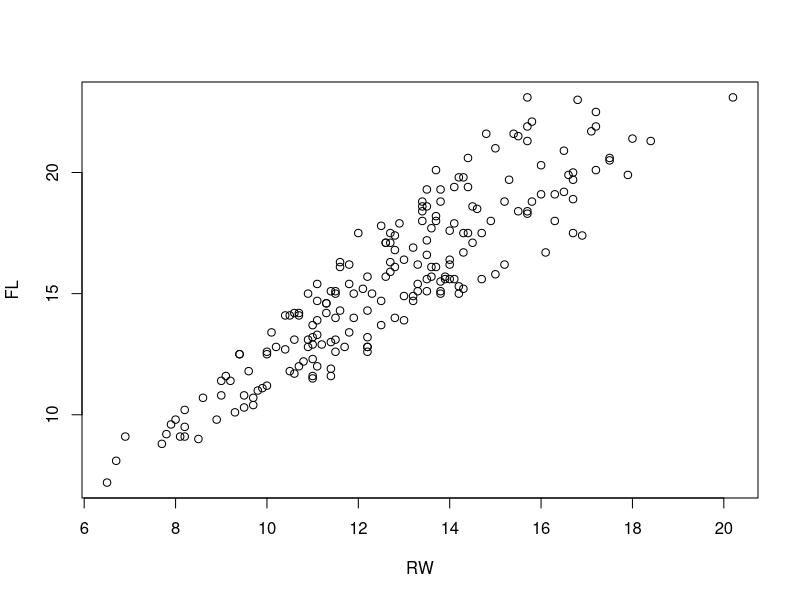
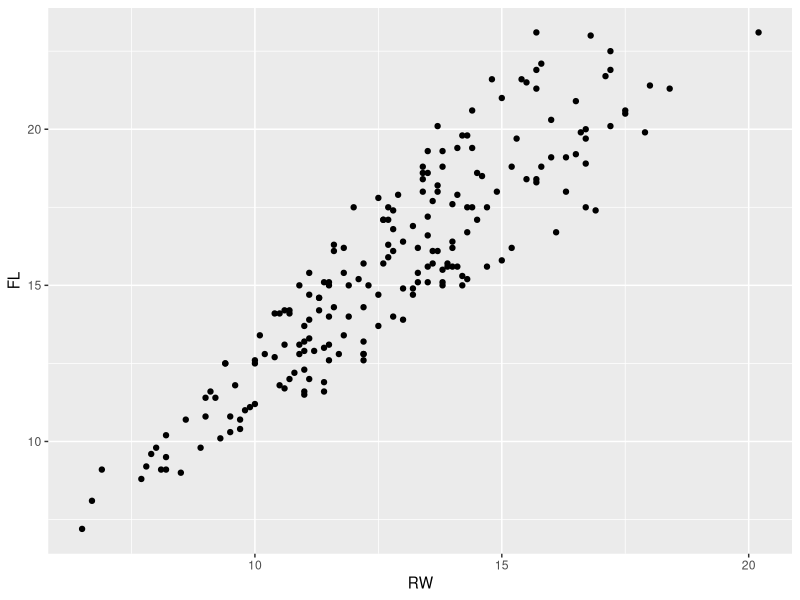
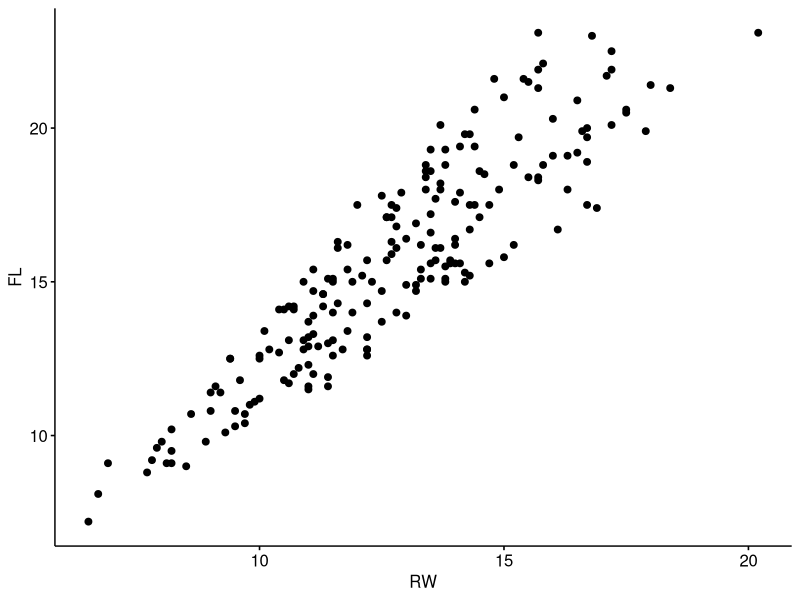
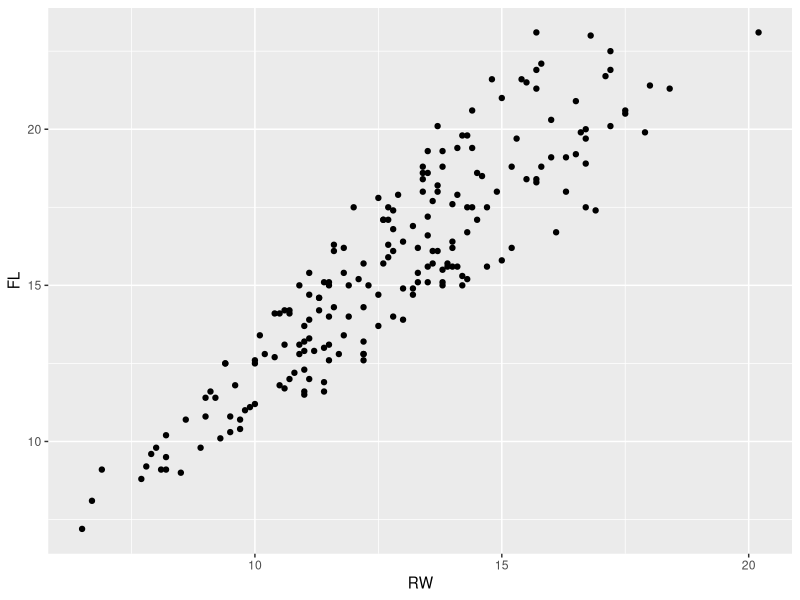

Write R code to recreate these figures, in order.
## ---- chunk 1
knitr::opts_chunk$set(warnings = FALSE, message = FALSE,fig.height = 3, fig.width = 5)
## ---- chunk 2
library(MASS)
## ---- chunk 3
data(crabs)
## ---- chunk 4
plot(FL ~ RW, data = crabs)
## ---- chunk 5
library(ggplot2)
## ---- chunk 6
qplot(y=FL, x= RW, data = crabs)
## ---- chunk 7
library(ggpubr)
## ---- chunk 8
ggscatter(data = crabs,y = "FL", x = "RW") # use quotes!
## ---- chunk 9
#load cowplot
library(cowplot)

#make the graph
qplot(data = crabs, y = FL, x = RW)
